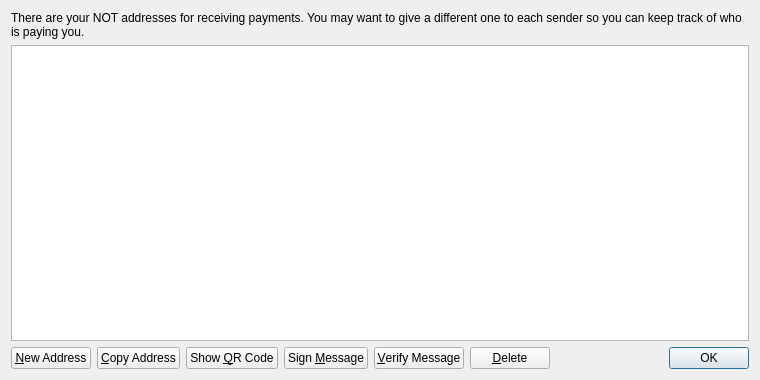
<?xml version="1.0" encoding="UTF-8"?>
<ui version="4.0">
 <class>AddressBookPage</class>
 <widget class="QWidget" name="AddressBookPage">
  <property name="geometry">
   <rect>
    <x>0</x>
    <y>0</y>
    <width>760</width>
    <height>380</height>
   </rect>
  </property>
  <property name="windowTitle">
   <string>Address Book</string>
  </property>
  <layout class="QVBoxLayout" name="verticalLayout">
   <item>
    <widget class="QLabel" name="labelExplanation">
     <property name="text">
      <string>There are your NOT addresses for receiving payments. You may want to give a different one to each sender so you can keep track of who is paying you.</string>
     </property>
     <property name="textFormat">
      <enum>Qt::PlainText</enum>
     </property>
     <property name="wordWrap">
      <bool>true</bool>
     </property>
    </widget>
   </item>
   <item>
    <widget class="QTableView" name="tableView">
     <property name="contextMenuPolicy">
      <enum>Qt::CustomContextMenu</enum>
     </property>
     <property name="toolTip">
      <string>Double-click to edit address or label</string>
     </property>
     <property name="tabKeyNavigation">
      <bool>false</bool>
     </property>
     <property name="alternatingRowColors">
      <bool>true</bool>
     </property>
     <property name="selectionMode">
      <enum>QAbstractItemView::SingleSelection</enum>
     </property>
     <property name="selectionBehavior">
      <enum>QAbstractItemView::SelectRows</enum>
     </property>
     <property name="sortingEnabled">
      <bool>true</bool>
     </property>
     <attribute name="verticalHeaderVisible">
      <bool>false</bool>
     </attribute>
    </widget>
   </item>
   <item>
    <layout class="QHBoxLayout" name="horizontalLayout">
     <item>
      <widget class="QPushButton" name="newAddressButton">
       <property name="toolTip">
        <string>Create a new address</string>
       </property>
       <property name="text">
        <string>&amp;New Address</string>
       </property>
       <property name="icon">
        <iconset resource="../bitcoin.qrc">
         <normaloff>:/icons/add</normaloff>:/icons/add</iconset>
       </property>
      </widget>
     </item>
     <item>
      <widget class="QPushButton" name="copyToClipboard">
       <property name="toolTip">
        <string>Copy the currently selected address to the system clipboard</string>
       </property>
       <property name="text">
        <string>&amp;Copy Address</string>
       </property>
       <property name="icon">
        <iconset resource="../bitcoin.qrc">
         <normaloff>:/icons/editcopy</normaloff>:/icons/editcopy</iconset>
       </property>
      </widget>
     </item>
     <item>
      <widget class="QPushButton" name="showQRCode">
       <property name="text">
        <string>Show &amp;QR Code</string>
       </property>
       <property name="icon">
        <iconset resource="../bitcoin.qrc">
         <normaloff>:/icons/qrcode</normaloff>:/icons/qrcode</iconset>
       </property>
      </widget>
     </item>
     <item>
      <widget class="QPushButton" name="signMessage">
       <property name="toolTip">
        <string>Sign a message to prove you own a NOT address</string>
       </property>
       <property name="text">
        <string>Sign &amp;Message</string>
       </property>
       <property name="icon">
        <iconset resource="../bitcoin.qrc">
         <normaloff>:/icons/edit</normaloff>:/icons/edit</iconset>
       </property>
      </widget>
     </item>
     <item>
      <widget class="QPushButton" name="verifyMessage">
       <property name="toolTip">
        <string>Verify a message to ensure it was signed with a specified NOT address</string>
       </property>
       <property name="text">
        <string>&amp;Verify Message</string>
       </property>
       <property name="icon">
        <iconset resource="../bitcoin.qrc">
         <normaloff>:/icons/transaction_0</normaloff>:/icons/transaction_0</iconset>
       </property>
      </widget>
     </item>
     <item>
      <widget class="QPushButton" name="deleteButton">
       <property name="toolTip">
        <string>Delete the currently selected address from the list</string>
       </property>
       <property name="text">
        <string>&amp;Delete</string>
       </property>
       <property name="icon">
        <iconset resource="../bitcoin.qrc">
         <normaloff>:/icons/remove</normaloff>:/icons/remove</iconset>
       </property>
      </widget>
     </item>
     <item>
      <spacer name="horizontalSpacer">
       <property name="orientation">
        <enum>Qt::Horizontal</enum>
       </property>
       <property name="sizeHint" stdset="0">
        <size>
         <width>40</width>
         <height>20</height>
        </size>
       </property>
      </spacer>
     </item>
     <item>
      <widget class="QDialogButtonBox" name="buttonBox">
       <property name="sizePolicy">
        <sizepolicy hsizetype="Maximum" vsizetype="Fixed">
         <horstretch>0</horstretch>
         <verstretch>0</verstretch>
        </sizepolicy>
       </property>
       <property name="standardButtons">
        <set>QDialogButtonBox::Ok</set>
       </property>
      </widget>
     </item>
    </layout>
   </item>
  </layout>
 </widget>
 <resources>
  <include location="../bitcoin.qrc"/>
 </resources>
 <connections/>
</ui>
